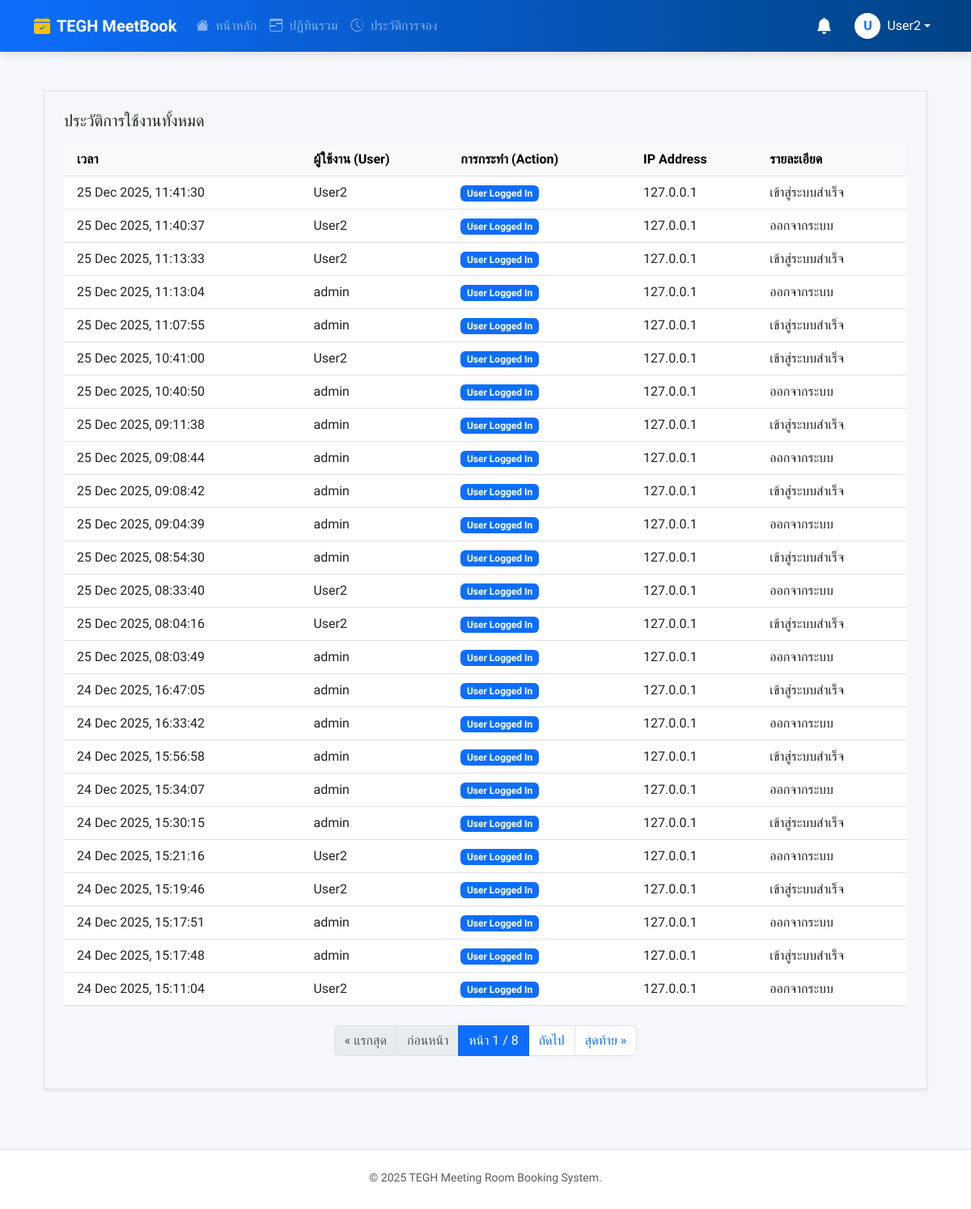
The app's page /audit-log/ (signed in), older data.
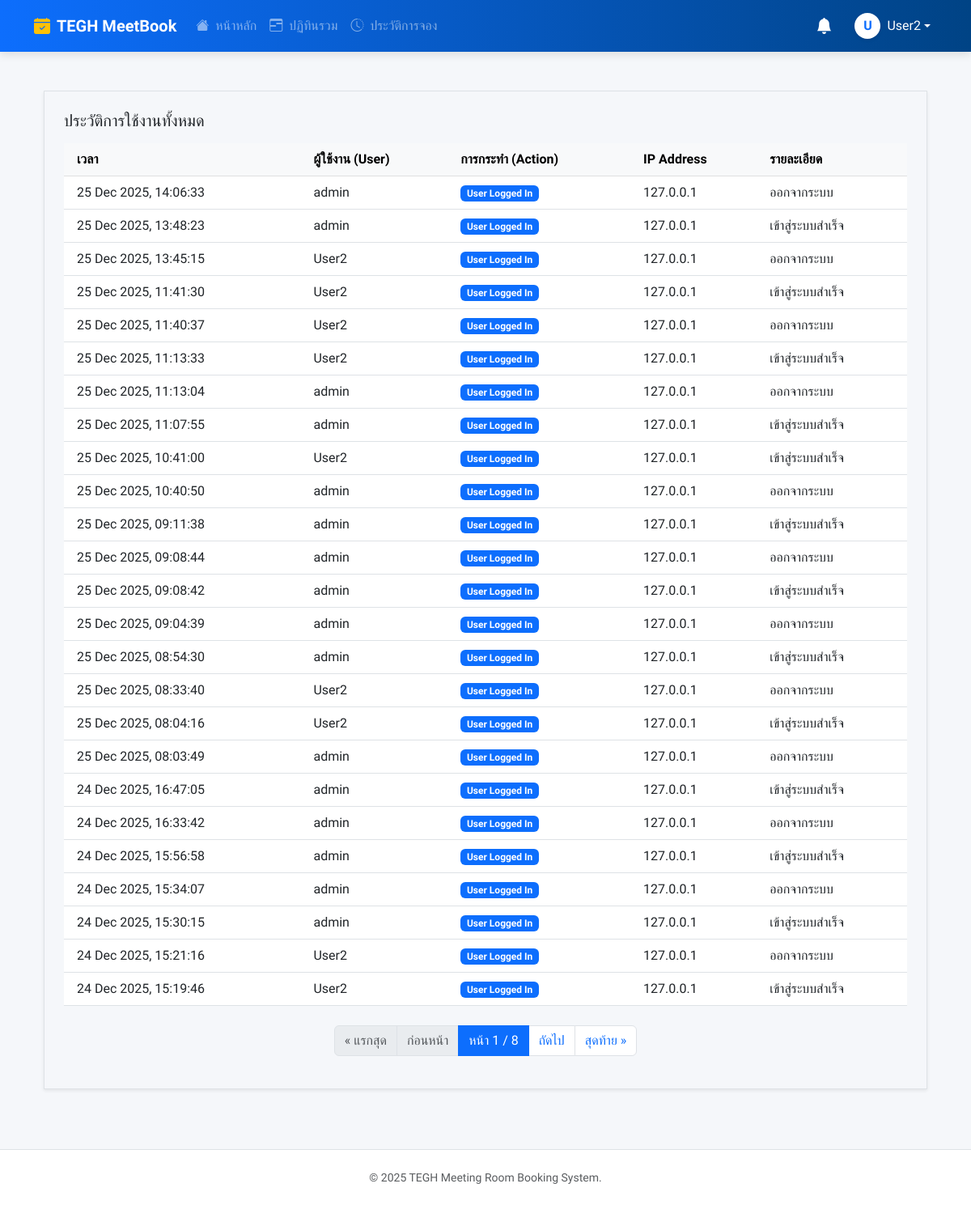
The same page, newer data.
### booking/models.py (models this page shows, shortened)
class AuditLog(models.Model):
    ACTION_CHOICES = [
        ('LOGIN', 'User Logged In'),
        ('BOOKING_CREATED', 'Booking Created'),
        ('BOOKING_EDITED', 'Booking Edited'),
        ('BOOKING_CANCELLED', 'Booking Cancelled'),
        ('BOOKING_APPROVED', 'Booking Approved'),
        ('BOOKING_REJECTED', 'Booking Rejected'),
        ('OUTLOOK_SYNC', 'Outlook Synced'),
    ]
    user = models.ForeignKey(User, on_delete=models.SET_NULL, null=True, blank=True)
    action = models.CharField(max_length=20, choices=ACTION_CHOICES)
    timestamp = models.DateTimeField(auto_now_add=True)
    details = models.TextField(blank=True, null=True)
    ip_address = models.GenericIPAddressField(null=True, blank=True)
    class Meta:
        ordering = ['-timestamp']

### booking/views.py (the view)
# urls.py: path('audit-log/', views.audit_log_view, name='audit_log'),
@login_required
def audit_log_view(request):
    logs = AuditLog.objects.all().order_by('-timestamp')
    paginator = Paginator(logs, 25)
    page_obj = paginator.get_page(request.GET.get('page'))
    return render(request, 'pages/audit_log.html', {**get_base_context(request), 'page_obj': page_obj})

### booking/views.py (called while the page is built)
def is_admin(user):
    return user.is_authenticated and (user.is_superuser or user.is_staff or user.groups.filter(name='Admin').exists())

def is_approver_or_admin(user):
    return user.is_authenticated and (user.is_superuser or user.is_staff or user.groups.filter(name__in=['Approver', 'Admin']).exists())

### templates/pages/audit_log.html (shortened to what this page needs)
{% extends 'base.html' %}
{% load static %}
{% block content %}
<div class="container-fluid py-4">
    <div class="content-card shadow-sm border p-3 p-md-4">
        <h5 class="mb-3">ประวัติการใช้งานทั้งหมด</h5>
        <div class="table-responsive">
            <table class="table table-hover mb-0 align-middle">
                <thead class="table-light">
                    <tr>
                        <th scope="col" class="ps-3">เวลา</th>
                        <th scope="col">ผู้ใช้งาน (User)</th>
                        <th scope="col">การกระทำ (Action)</th>
                        <th scope="col">IP Address</th>
                        <th scope="col">รายละเอียด</th>
                    </tr>
                </thead>
                <tbody>
                    {% for log in page_obj %}
                    <tr>
                        <td class="ps-3">{{ log.timestamp|date:"d M Y, H:i:s" }}</td>
                        <td>
                            {% if log.user %}
                                {{ log.user.username }}
                            {% else %}
                                <span class="text-muted small">(N/A)</span>
                            {% endif %}
                        </td>
                        <td>
                            <span class="badge
                                {% if log.action == 'LOGIN' %}bg-primary
                                {% elif log.action == 'BOOKING_CREATED' %}bg-success
                                {% elif log.action == 'BOOKING_EDITED' %}bg-info
                                {% elif log.action == 'BOOKING_APPROVED' %}bg-success
                                {% elif log.action == 'BOOKING_REJECTED' %}bg-warning text-dark
                                {% elif log.action == 'BOOKING_CANCELLED' %}bg-danger
                                {% else %}bg-secondary{% endif %}">
                                {{ log.get_action_display }}
                            </span>
                        </td>
                        <td>{{ log.ip_address|default:"-" }}</td>
                        <td>{{ log.details|default:"-" }}</td>
                    </tr>
                    {% endfor %}
                </tbody>
            </table>
        </div>
        {% if page_obj.has_other_pages %}
            <nav aria-label="Page navigation" class="mt-4">
                <ul class="pagination justify-content-center">
                    {% if page_obj.has_previous %}
                        <li class="page-item"><a class="page-link" href="?page=1">&laquo; แรกสุด</a></li>
                        <li class="page-item"><a class="page-link" href="?page={{ page_obj.previous_page_number }}">ก่อนหน้า</a></li>
                    {% else %}
                        <li class="page-item disabled"><span class="page-link">&laquo; แรกสุด</span></li>
                        <li class="page-item disabled"><span class="page-link">ก่อนหน้า</span></li>
                    {% endif %}
                    <li class="page-item active" aria-current="page">
                        <span class="page-link">หน้า {{ page_obj.number }} / {{ page_obj.paginator.num_pages }}</span>
                    </li>
                    {% if page_obj.has_next %}
                        <li class="page-item"><a class="page-link" href="?page={{ page_obj.next_page_number }}">ถัดไป</a></li>
                        <li class="page-item"><a class="page-link" href="?page={{ page_obj.paginator.num_pages }}">สุดท้าย &raquo;</a></li>
                    {% else %}
                        <li class="page-item disabled"><span class="page-link">ถัดไป</span></li>
                        <li class="page-item disabled"><span class="page-link">สุดท้าย &raquo;</span></li>
                    {% endif %}
                </ul>
            </nav>
        {% endif %}
    </div>
</div>
{% endblock %}

### templates/base.html (shortened to what this page needs)
{% load static %}
<!DOCTYPE html>
<html lang="th">
<head>
    <link href="https://cdn.jsdelivr.net/npm/bootstrap@5.3.0/dist/css/bootstrap.min.css" rel="stylesheet">
    <link rel="stylesheet" href="https://cdn.jsdelivr.net/npm/bootstrap-icons@1.11.0/font/bootstrap-icons.css">
    <link href="https://cdn.jsdelivr.net/npm/select2@4.1.0-rc.0/dist/css/select2.min.css" rel="stylesheet" />
    <link rel="stylesheet" href="https://cdn.jsdelivr.net/npm/select2-bootstrap-5-theme@1.3.0/dist/select2-bootstrap-5-theme.min.css" />
</head>
<body class="d-flex flex-column min-vh-100">
    <nav class="navbar navbar-expand-lg navbar-dark navbar-premium sticky-top">
        <div class="container">
            <a class="navbar-brand fw-bold d-flex align-items-center"
                href="{% if user.is_authenticated %}{% url 'dashboard' %}{% else %}{% url 'root' %}{% endif %}">
                <i class="bi bi-calendar-check-fill me-2 text-warning"></i>
                TEGH MeetBook
            </a>
            <div class="collapse navbar-collapse" id="navbarNav">
                <ul class="navbar-nav me-auto">
                    {% for item in menu_items %}
                    <li class="nav-item">
                        <a class="nav-link {% if item.active %}active text-white{% else %}text-white-50{% endif %}" href="{% url item.url_name %}">
                            <i class="bi {{ item.icon }} me-1"></i> {{ item.label }}
                        </a>
                    </li>
                    {% endfor %}
                </ul>
                <ul class="navbar-nav align-items-center gap-1">
                    {% if user.is_authenticated %}
                    <li class="nav-item dropdown">
                        <a class="nav-link position-relative text-white" href="#" id="notificationDropdown" role="button" data-bs-toggle="dropdown" aria-expanded="false">
                            <i class="bi bi-bell-fill fs-5"></i>
                        </a>
                    </li>
                    {% endif %} {% if user.is_authenticated %}
                    <li class="nav-item dropdown ms-2">
                        <a class="nav-link dropdown-toggle text-white d-flex align-items-center" href="#" data-bs-toggle="dropdown">
                            <div class="bg-white text-primary rounded-circle d-flex align-items-center justify-content-center fw-bold me-2 shadow-sm" style="width: 32px; height: 32px;">
                                {{ user.username|make_list|first|upper }}
                            </div>
                            <span class="d-none d-lg-inline">{{ user.username }}</span>
                        </a>
                    </li>
                    {% else %}
                    <li class="nav-item">
                        <a class="btn btn-outline-light fw-bold ms-2 px-3 py-1" href="{% url 'login' %}">
                            เข้าสู่ระบบ
                        </a>
                    </li>
                    {% endif %}
                </ul>
            </div>
        </div>
    </nav>
    <main class="main-wrapper mt-4">
        <div class="container">
            {% block content %}{% endblock %}
        </div>
    </main>
    <footer class="bg-white border-top py-4 mt-auto">
        <div class="container text-center text-muted small">
            <p class="mb-1">&copy; {% now "Y" %} TEGH Meeting Room Booking System.</p>
        </div>
    </footer>
</body>
</html>

Row changes from the older to the newer data that the page shows:
no longer on this page (row unchanged): AuditLog: timestamp "24 Dec 2025, 15:17:51", user.username "admin", action "User Logged In", ip_address "127.0.0.1", details "ออกจากระบบ"
no longer on this page (row unchanged): AuditLog: timestamp "24 Dec 2025, 15:17:48", user.username "admin", action "User Logged In", ip_address "127.0.0.1", details "เข้าสู่ระบบสำเร็จ"
no longer on this page (row unchanged): AuditLog: timestamp "24 Dec 2025, 15:11:04", user.username "User2", action "User Logged In", ip_address "127.0.0.1", details "ออกจากระบบ"
added AuditLog: timestamp "25 Dec 2025, 14:06:33", user.username "admin", action "User Logged In", ip_address "127.0.0.1", details "ออกจากระบบ"
added AuditLog: timestamp "25 Dec 2025, 13:48:23", user.username "admin", action "User Logged In", ip_address "127.0.0.1", details "เข้าสู่ระบบสำเร็จ"
added AuditLog: timestamp "25 Dec 2025, 13:45:15", user.username "User2", action "User Logged In", ip_address "127.0.0.1", details "ออกจากระบบ"
